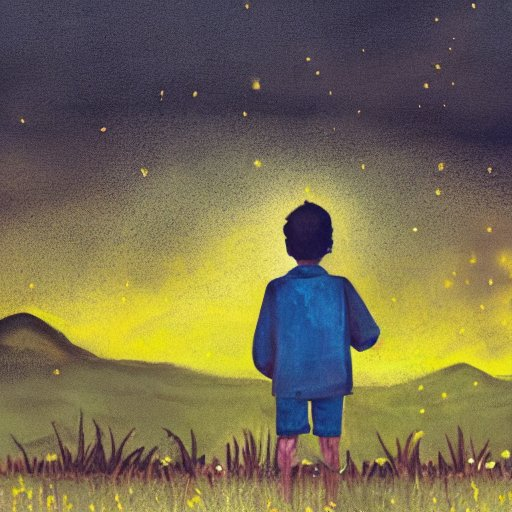
#> input picture 136-朱士康-杭州/第三周/boy.jpg, 512 x 512 px, found by its file name
$ python '第三周作业.py'
#> lines starting #> are read from the running program, lines starting #| are printed output that depends on the picture
import cv2
import numpy as np
import matplotlib.pyplot as plt


# 最邻近插值
# [45 lines left out: functions function, bilinear_interpolation, not called in this run]


image = cv2.imread("images/boy.jpg")
#> image is the input picture: shape (512, 512, 3); mean B, G, R 80.3, 109.9, 119.2

'''print(image.shape)
out1 = function(image)  # 最近邻函数
# print(out.shape)
# cv2.imshow("zuijinlin", out)
out2 = bilinear_interpolation(image, (1090, 600))  # 双线性插值函数
cv2.imshow("zuijinlin", out1)
cv2.imshow("bilinear", out2)
cv2.imshow("src image", image)
cv2.waitKey()
'''
##################################################################
# 直方图
gray = cv2.cvtColor(image, cv2.COLOR_BGR2GRAY)
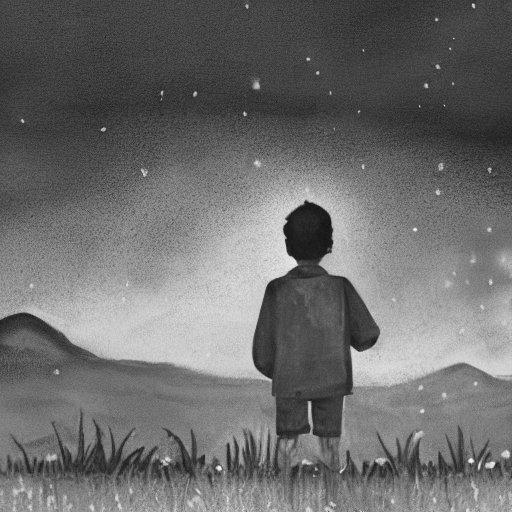
#> gray: shape (512, 512); min 15, max 248, mean 109.3
# 灰度图像的直方图，方法一
plt.figure()
plt.subplot(221)
plt.title("Grayscale Histogram 1")
plt.xlabel("Bins")  # X轴标签
plt.ylabel("# of Pixels")  # Y轴标签
# plt.plot(hist)
plt.xlim([0, 256])  # 设置x坐标轴范围
plt.hist(gray.ravel(), 256)
#plt.show()


# 灰度图像的直方图, 方法二
hist = cv2.calcHist([gray], [0], None, [256], [0, 256])
#> hist = 256 values, max 4290 at index 65, min 0 at index 0, mean 1024
# plt.figure()#新建一个图像
plt.subplots_adjust(left=0.1, bottom=None, right=0.9, top=None, wspace=None, hspace=1)  # 调整子图间距
plt.subplot(222)
plt.title("Grayscale Histogram 2")
plt.xlabel("Bins")  # X轴标签
plt.ylabel("# of Pixels")  # Y轴标签
plt.plot(hist)
plt.xlim([0, 256])  # 设置x坐标轴范围
#plt.show()

# 灰度图像直方图均衡化
dst = cv2.equalizeHist(gray)
#plt.subplots_adjust(left=0.1, bottom=None, right=1.5, top=None, wspace=None, hspace=1)  # 调整子图间距
plt.subplot(223)
plt.title("Histogram Equalization")
plt.xlabel("Bins")  # X轴标签
plt.ylabel("# of Pixels")  # Y轴标签
plt.xlim([0, 256])  # 设置x坐标轴范围
plt.hist(dst.ravel(), 256)
cv2.imshow("Histogram Equalization", np.hstack([gray, dst]))
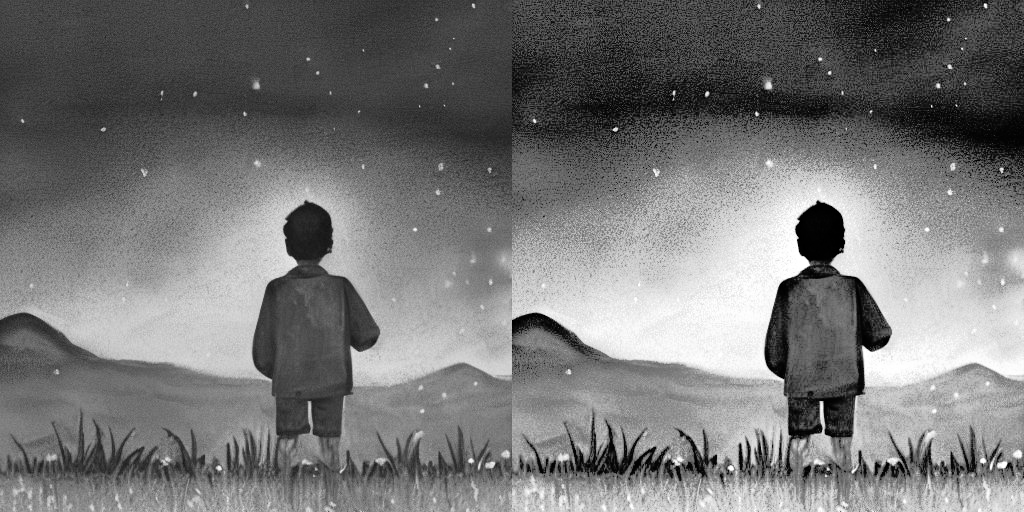
#> window 'Histogram Equalization': shape (512, 1024); min 0, max 255, mean 118.9
cv2.waitKey()

# 彩色图像直方图
chans = cv2.split(image)
# print(chans)
colors = ("b", "g", "r")
# plt.figure()
plt.subplot(224)
plt.title("Flattened Color Histogram")
plt.xlabel("Bins")
plt.ylabel("# of Pixels")

for (chan, color) in zip(chans, colors):
    hist = cv2.calcHist([chan], [0], None, [256], [0, 256])
    plt.plot(hist, color=color)
    plt.xlim([0, 256])
#> this loop made 3 passes
#> color on passes 1 to 3: 'b', 'g', 'r'
plt.show()
#> figure, not shown here; panel 1: tallest bar 4290 high, from x = 64.15 to 65.06; panel 2: curve peaks at x = 65, y = 4290; panel 3: tallest bar 4290 high, from x = 55.78 to 56.78; panel 4: curve peaks at x = 78, y = 8315

# 彩色图像直方图均衡化
(b, g, r) = cv2.split(image)
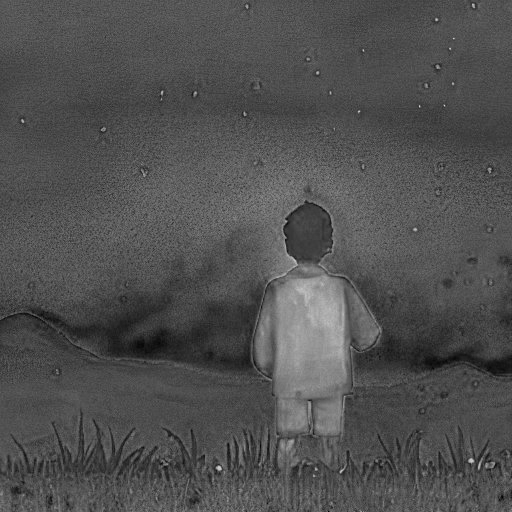
#> b: shape (512, 512); min 0, max 213, mean 80.3
bH = cv2.equalizeHist(b)
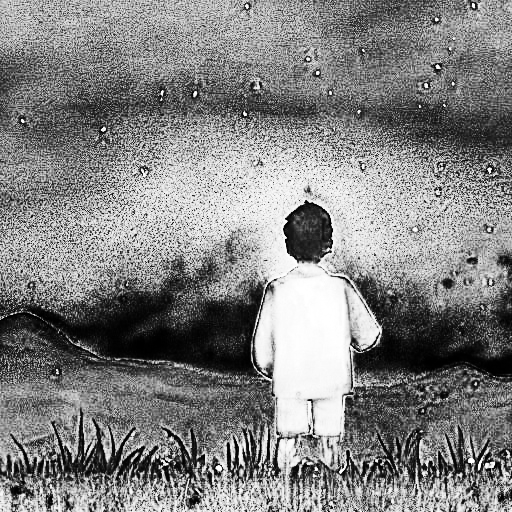
#> bH: shape (512, 512); min 0, max 255, mean 129.8
gH = cv2.equalizeHist(g)
rH = cv2.equalizeHist(r)
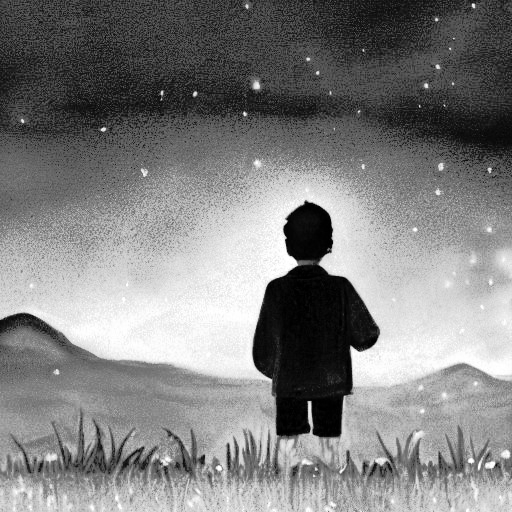
#> rH: shape (512, 512); min 0, max 255, mean 128.4
# 合并每一个通道
result = cv2.merge((bH, gH, rH))
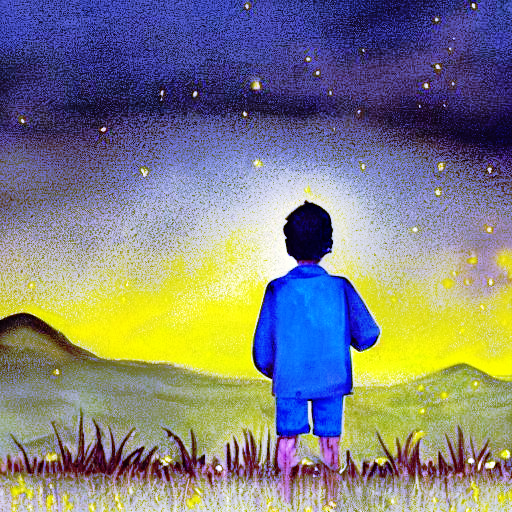
#> result: shape (512, 512, 3); mean B, G, R 129.8, 128.4, 128.4
cv2.imshow("dst_rgb", np.hstack([image, result]))
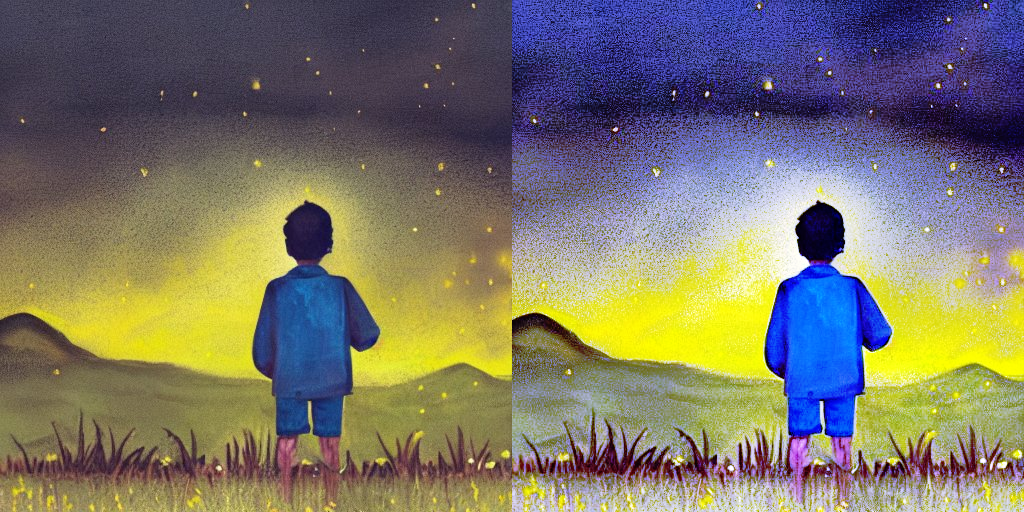
#> window 'dst_rgb': shape (512, 1024, 3); mean B, G, R 105.1, 119.2, 123.8
cv2.waitKey(0)
